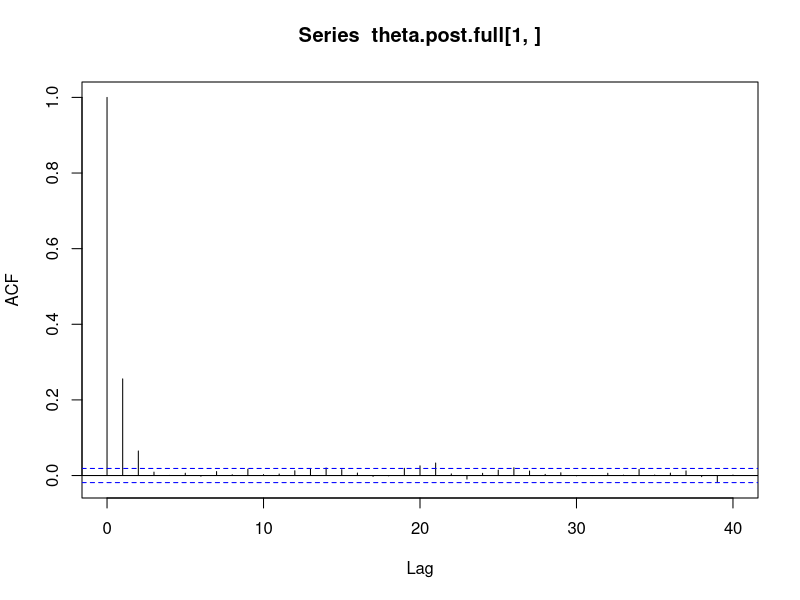
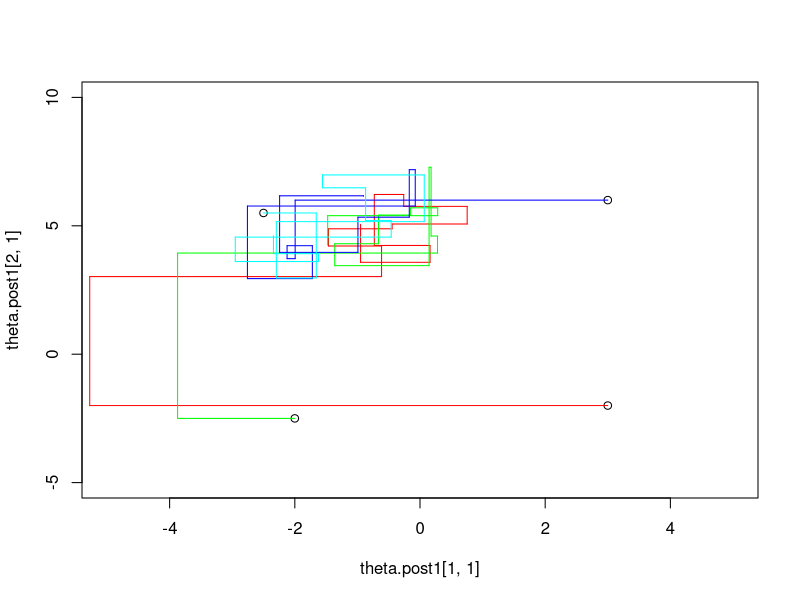
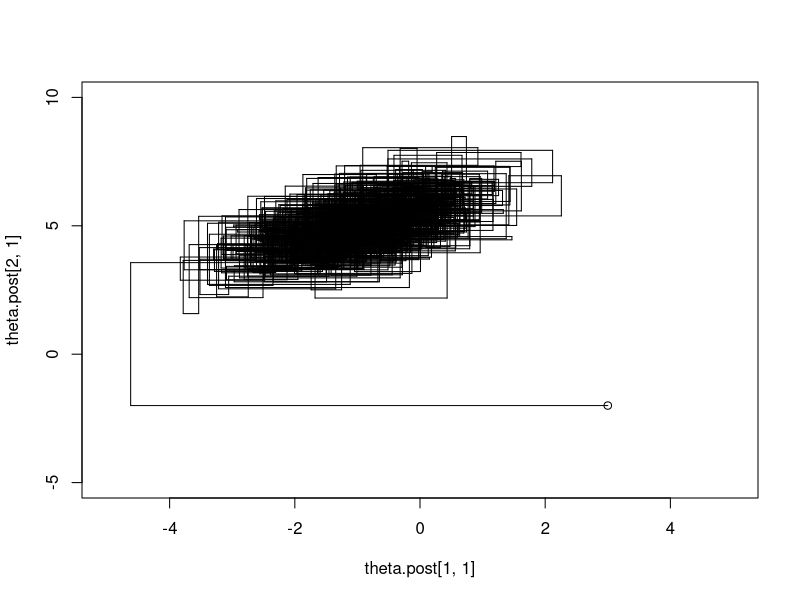
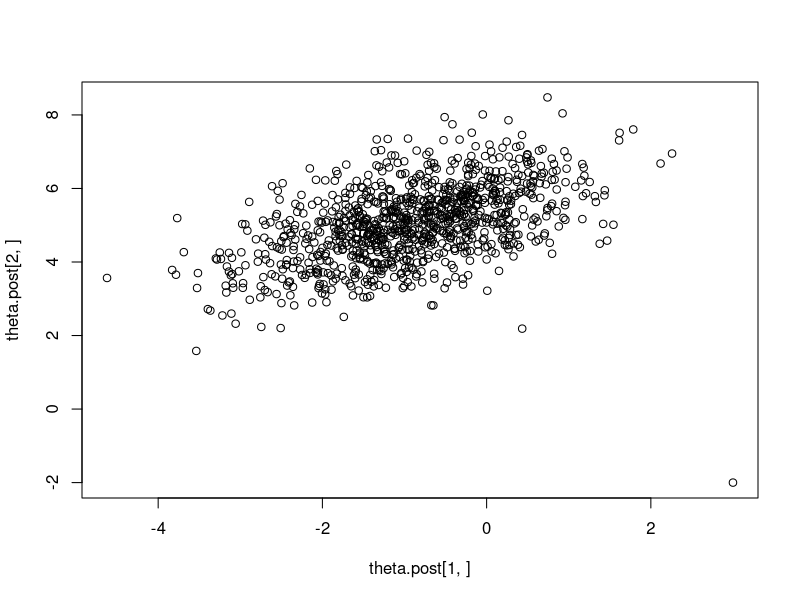
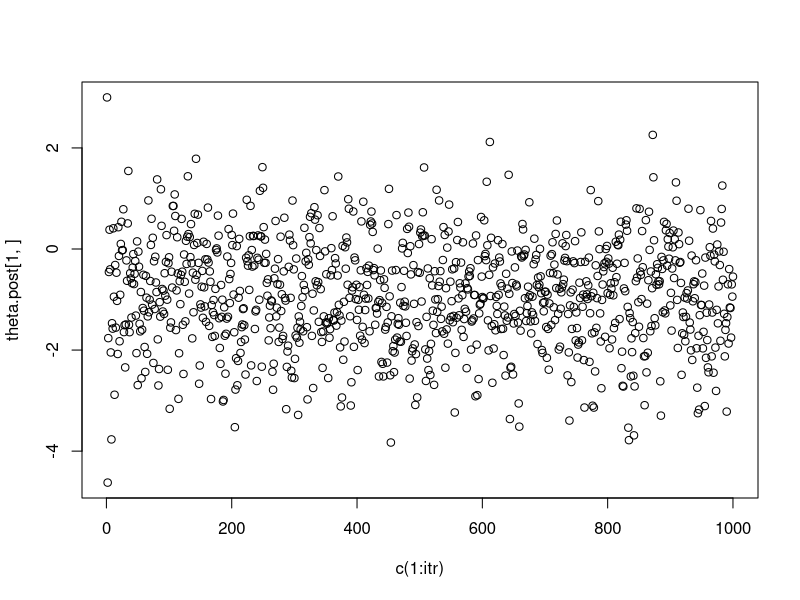

Write the R code that produced these figures, in order.
y1 <- -1
y2 <- 5
rho <- 0.5
set.seed(2)


theta.post1 <- array(0, c(2, 10) )
theta.post1[,1] <- c(3,-2)

postscript("../gibbs_1.eps",horizontal=FALSE)
plot(theta.post1[1,1], theta.post1[2,1], xlim=c(-5, 5), ylim=c(-5, 10) )
for(i in 2:10)
  {
    theta.post1[ 1,i ] <- rnorm( 1, y1 + rho* (theta.post1[2, i-1] - y2 ), sqrt(1-rho^2) )
    theta.post1[ 2,i ] <- rnorm( 1, y2 + rho*(theta.post1[1,i] - y1), sqrt(1-rho^2) )
  }
for( i in 1:9)
  {
    points( c(theta.post1[1,i], theta.post1[1,i+1]), c(theta.post1[2,i], theta.post1[2,i]), 'l', col='red')
    points( c(theta.post1[1,i+1], theta.post1[1,i+1]), c(theta.post1[2,i], theta.post1[2,i+1]), 'l', col='red')
  }

## Change initial point 2
theta.post2 <- array(0, c(2, 10) )
theta.post2[,1] <- c(-2,-2.5)
for(i in 2:10)
  {
    theta.post2[ 1,i ] <- rnorm( 1, y1 + rho* (theta.post2[2, i-1] - y2 ), sqrt(1-rho^2) )
    theta.post2[ 2,i ] <- rnorm( 1, y2 + rho*(theta.post2[1,i] - y1), sqrt(1-rho^2) )
  }
points(theta.post2[1,1], theta.post2[2,1])
for( i in 1:9 )
  {
    points( c(theta.post2[1,i], theta.post2[1,i+1]), c(theta.post2[2,i], theta.post2[2,i]), 'l', col='green')
    points( c(theta.post2[1,i+1], theta.post2[1,i+1]), c(theta.post2[2,i], theta.post2[2,i+1]), 'l', col='green')
  }

## Change initial point 3
theta.post3 <- array(0, c(2, 10) )
theta.post3[,1] <- c(3,6)
for(i in 2:10)
  {
    theta.post3[ 1,i ] <- rnorm( 1, y1 + rho* (theta.post3[2, i-1] - y2 ), sqrt(1-rho^2) )
    theta.post3[ 2,i ] <- rnorm( 1, y2 + rho*(theta.post3[1,i] - y1), sqrt(1-rho^2) )
  }
points(theta.post3[1,1], theta.post3[2,1])
for( i in 1:9)
  {
    points( c(theta.post3[1,i], theta.post3[1,i+1]), c(theta.post3[2,i], theta.post3[2,i]), 'l', col='blue')
    points( c(theta.post3[1,i+1], theta.post3[1,i+1]), c(theta.post3[2,i], theta.post3[2,i+1]), 'l', col='blue')
  }

## Change initial point 4
theta.post3 <- array(0, c(2, 10) )
theta.post3[,1] <- c(-2.5,5.5)
for(i in 2:10)
  {
    theta.post3[ 1,i ] <- rnorm( 1, y1 + rho* (theta.post3[2, i-1] - y2 ), sqrt(1-rho^2) )
    theta.post3[ 2,i ] <- rnorm( 1, y2 + rho*(theta.post3[1,i] - y1), sqrt(1-rho^2) )
  }
points(theta.post3[1,1], theta.post3[2,1])
for( i in 1:9)
  {
    points( c(theta.post3[1,i], theta.post3[1,i+1]), c(theta.post3[2,i], theta.post3[2,i]), 'l', col='cyan')
    points( c(theta.post3[1,i+1], theta.post3[1,i+1]), c(theta.post3[2,i], theta.post3[2,i+1]), 'l', col='cyan')
  }
dev.off()


## ############################################
## ############################################
## ############################################
## ############################################
## ############################################
## Real Gibbs sampler\
itr <- 1000
theta.post <- array(0, c(2, itr) )
theta.post[,1] <- c(3,-2)
for(i in 2:itr)
  {
    theta.post[ 1,i ] <- rnorm( 1, y1 + rho* (theta.post[2, i-1] - y2 ), sqrt(1-rho^2) )
    theta.post[ 2,i ] <- rnorm( 1, y2 + rho*(theta.post[1,i] - y1), sqrt(1-rho^2) )
  }

postscript("../gibbs_2.eps",horizontal=FALSE)
plot(theta.post[1,1], theta.post[2,1], xlim=c(-5, 5), ylim=c(-5, 10) )
for( i in 1:(itr-1))
  {
    points( c(theta.post[1,i], theta.post[1,i+1]), c(theta.post[2,i], theta.post[2,i]), 'l', col='black')
    points( c(theta.post[1,i+1], theta.post[1,i+1]), c(theta.post[2,i], theta.post[2,i+1]), 'l', col='black')
  }
dev.off()

postscript("../gibbs_3.eps",horizontal=FALSE)
plot( theta.post[1,], theta.post[2,])
dev.off()


###### ADDED BY ME ######
#if you wanna do inference
mean(theta.post[1,])
#### END ADDED BY ME ####

postscript("../gibbs_4.eps",horizontal=FALSE)
plot( c(1:itr), theta.post[1,])
dev.off()

burnin <- 1000
thin <- 10
theta.post.full <- array(0, c(2, burnin+thin*itr) )
theta.post.full[,1] <- c(3,-2)
for(i in 2:(burnin+thin*itr))
  {
    theta.post.full[ 1,i ] <- rnorm( 1, y1 + rho* (theta.post.full[2, i-1] - y2 ), sqrt(1-rho^2) )
    theta.post.full[ 2,i ] <- rnorm( 1, y2 + rho*(theta.post.full[1,i] - y1), sqrt(1-rho^2) )
  }
theta.post <- array(0, c(2, itr) )
ind <- burnin+1+thin*c(0:(itr-1))
theta.post <- theta.post.full[,ind]

###### ADDED BY ME ######
# calculate auto-correlation
acf(theta.post.full[1,])
#### END ADDED BY ME ####
